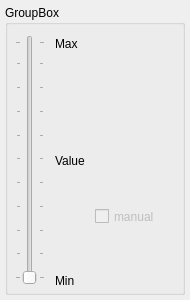
<?xml version="1.0" encoding="UTF-8"?>
<ui version="4.0">
 <class>Sensor</class>
 <widget class="QWidget" name="Sensor">
  <property name="geometry">
   <rect>
    <x>0</x>
    <y>0</y>
    <width>190</width>
    <height>300</height>
   </rect>
  </property>
  <property name="minimumSize">
   <size>
    <width>190</width>
    <height>300</height>
   </size>
  </property>
  <property name="windowTitle">
   <string>Form</string>
  </property>
  <widget class="QGroupBox" name="groupBox">
   <property name="geometry">
    <rect>
     <x>5</x>
     <y>5</y>
     <width>180</width>
     <height>290</height>
    </rect>
   </property>
   <property name="sizePolicy">
    <sizepolicy hsizetype="Preferred" vsizetype="Expanding">
     <horstretch>0</horstretch>
     <verstretch>0</verstretch>
    </sizepolicy>
   </property>
   <property name="title">
    <string>GroupBox</string>
   </property>
   <widget class="QLabel" name="label">
    <property name="geometry">
     <rect>
      <x>50</x>
      <y>140</y>
      <width>101</width>
      <height>31</height>
     </rect>
    </property>
    <property name="text">
     <string>Value</string>
    </property>
   </widget>
   <widget class="QLabel" name="labelMin">
    <property name="geometry">
     <rect>
      <x>50</x>
      <y>260</y>
      <width>66</width>
      <height>31</height>
     </rect>
    </property>
    <property name="text">
     <string>Min</string>
    </property>
   </widget>
   <widget class="QLabel" name="labelMax">
    <property name="geometry">
     <rect>
      <x>50</x>
      <y>30</y>
      <width>66</width>
      <height>17</height>
     </rect>
    </property>
    <property name="text">
     <string>Max</string>
    </property>
   </widget>
   <widget class="QSlider" name="sensor">
    <property name="geometry">
     <rect>
      <x>10</x>
      <y>30</y>
      <width>30</width>
      <height>250</height>
     </rect>
    </property>
    <property name="orientation">
     <enum>Qt::Vertical</enum>
    </property>
    <property name="tickPosition">
     <enum>QSlider::TicksBothSides</enum>
    </property>
   </widget>
   <widget class="QCheckBox" name="check">
    <property name="enabled">
     <bool>false</bool>
    </property>
    <property name="geometry">
     <rect>
      <x>90</x>
      <y>200</y>
      <width>81</width>
      <height>23</height>
     </rect>
    </property>
    <property name="text">
     <string>manual</string>
    </property>
   </widget>
   <widget class="QLabel" name="valueTypeLabel">
    <property name="geometry">
     <rect>
      <x>60</x>
      <y>70</y>
      <width>111</width>
      <height>61</height>
     </rect>
    </property>
    <property name="text">
     <string notr="true"/>
    </property>
    <property name="alignment">
     <set>Qt::AlignCenter</set>
    </property>
    <property name="wordWrap">
     <bool>true</bool>
    </property>
   </widget>
   <widget class="QWidget" name="statusLED" native="true">
    <property name="geometry">
     <rect>
      <x>150</x>
      <y>40</y>
      <width>12</width>
      <height>12</height>
     </rect>
    </property>
    <property name="sizePolicy">
     <sizepolicy hsizetype="Fixed" vsizetype="Fixed">
      <horstretch>0</horstretch>
      <verstretch>0</verstretch>
     </sizepolicy>
    </property>
    <property name="minimumSize">
     <size>
      <width>10</width>
      <height>10</height>
     </size>
    </property>
    <property name="maximumSize">
     <size>
      <width>15</width>
      <height>15</height>
     </size>
    </property>
   </widget>
  </widget>
 </widget>
 <resources/>
 <connections/>
</ui>
